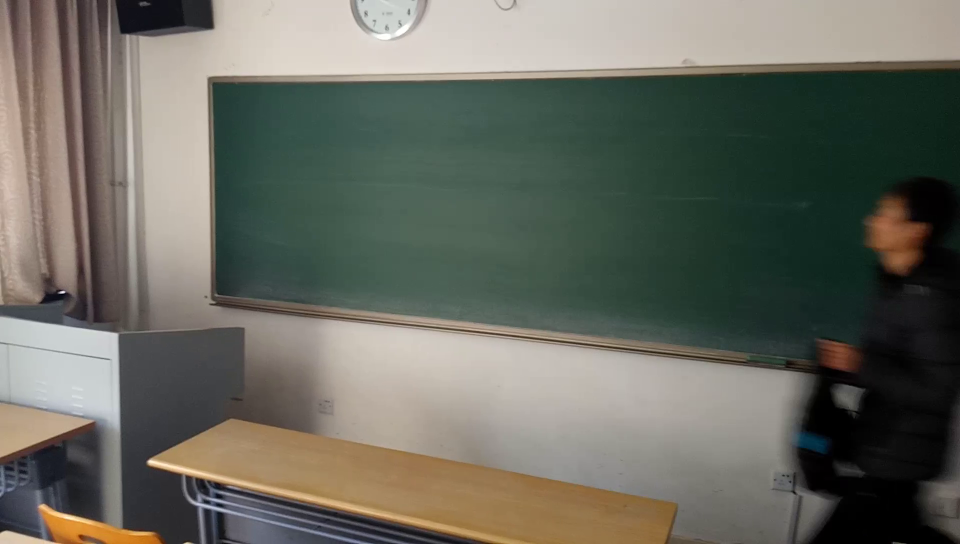
//> input picture frame 14 of mog2/1.mp4, 1920 x 1088 px (shown at 1/2 size)
$ ./mog2Cam   (built with g++ and OpenCV 4)
//> lines starting //> are read from the running program, lines starting //| are printed output that depends on the picture; after the words box and inside, x2 and y2 are one past the last pixel; in counts of white or black regions, pixels touching at a corner belong together
#include <vector>
#include <opencv2/core.hpp>
#include <opencv2/opencv.hpp>
#include <iostream>
#include "opencv2/imgcodecs.hpp"
#include "opencv2/imgproc.hpp"
#include "opencv2/videoio.hpp"
#include <opencv2/highgui.hpp>
#include <opencv2/video.hpp>
using namespace cv;
using namespace std;

const int Train = 100;
int main(int argc, char *argv[])
{
    Ptr<BackgroundSubtractorMOG2> mog = createBackgroundSubtractorMOG2(100, 16*4, false);
    //bgsubtractor->setVarThreshold(20);
    Mat foreGround;
    Mat backGround;
    int trainCounter = 0;

    namedWindow("src");
    namedWindow("foreground");

    VideoCapture cap("1.MP4");//打开默认的摄像头
    if (!cap.isOpened())
    {
        return -1;
    }
    Mat src;
    bool stop = false;
    while (!stop)
    {
        cap >> src;
//> src is the input picture: 1088 rows x 1920 cols, CV_8UC3; mean B, G, R 95.9, 105.6, 104.6

        mog->apply(src, foreGround, 0.005);
//> foreGround: 1088 rows x 1920 cols, CV_8UC1; every value is 255
        // [5 lines of commented-out code are left out]
        imshow("foreground", foreGround);
        if (trainCounter < Train)//训练期间所得结果为不准确结果，不应作为后续
        {
            Mat findc;
            foreGround.copyTo(findc);
            vector<vector<Point>> contours;
            cv::findContours(findc, contours, RETR_EXTERNAL, CHAIN_APPROX_NONE);
//> contours = 1 contour; box (x1, y1, x2, y2) and area: (0, 0, 1920, 1088) 2085953

            //targets.clear();
            const int maxArea = 800;
            size_t s = contours.size();
//> s = 1
            for (size_t i = 0; i < s; i++)
            {
                double area = abs(contourArea(contours[i]));
                if (area > maxArea)
                {
                    Rect mr = boundingRect(Mat(contours[i]));
                    rectangle(src, mr, Scalar(0, 0, 255), 2, 8, 0);
                    //targets.push_back(mr);
                }
            }
//> this loop made 1 pass
//> (area, mr) on pass 1: (2085953, Rect(0, 0, 1920, 1088))
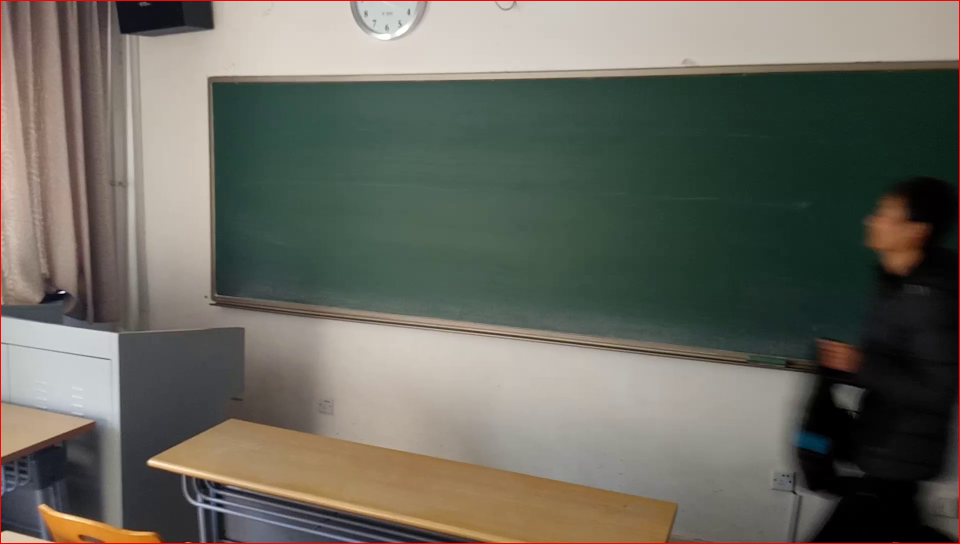
//> src: 1088 rows x 1920 cols, CV_8UC3 (shown at 1/2 size); 0.58% of pixels changed, all inside (x1, y1, x2, y2) = (0, 0, 1920, 1088)
            //string text;
            char text[50];
            sprintf(text, "background training -%d- ...", trainCounter);
            putText(src, text, Point(50, 50), 3, 1, Scalar(0, 255, 255), 2, 8, false);
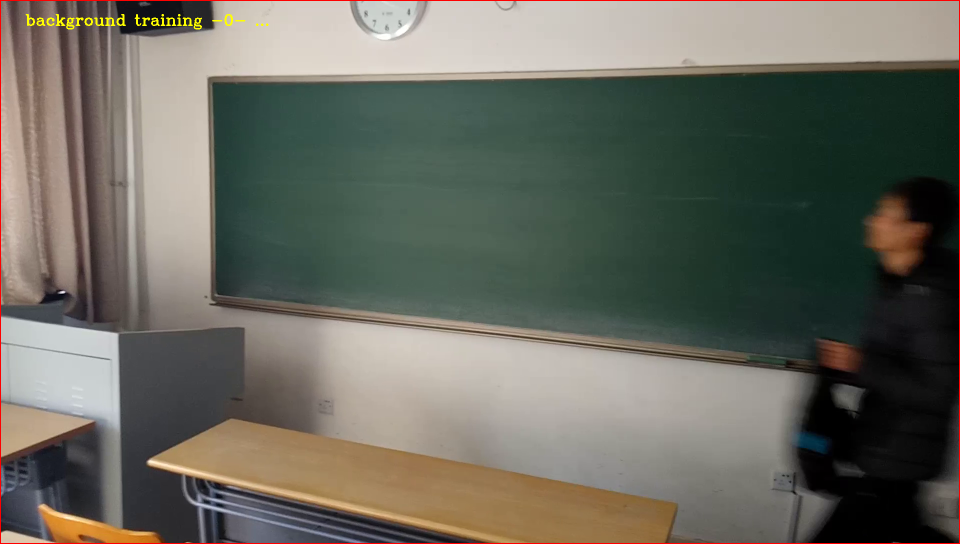
//> src: 1088 rows x 1920 cols, CV_8UC3 (shown at 1/2 size); 0.16% of pixels changed, all inside (x1, y1, x2, y2) = (51, 28, 537, 59)
            //delete[] text;

        } else
        {
            //detects.clear();
            Mat findc;
            foreGround.copyTo(findc);
            vector<vector<Point>> contours;
            cv::findContours(findc, contours, RETR_EXTERNAL, CHAIN_APPROX_NONE);
            const int maxArea = 500;
            size_t s = contours.size();
            RNG rng;
            for (size_t i = 0; i < s; i++)
            {
                double area = abs(contourArea(contours[i]));
                if (area > maxArea)
                {
                    Scalar sca_color = Scalar(rng.uniform(0, 256), rng.uniform(0, 256), rng.uniform(0, 256));
                    Rect mr = boundingRect(Mat(contours[i]));
                    rectangle(src, mr, sca_color, 2, 8, 0);

                    //可以对动态目标进行相应操作
                }
            }
        }
        trainCounter++;
        imshow("src", src);
        if (waitKey(30) == 27) //Esc键退出
//> the Esc key is pressed
        {
            stop = true;
        }
    }
    return 0;
}

$ run again, starting later in the video
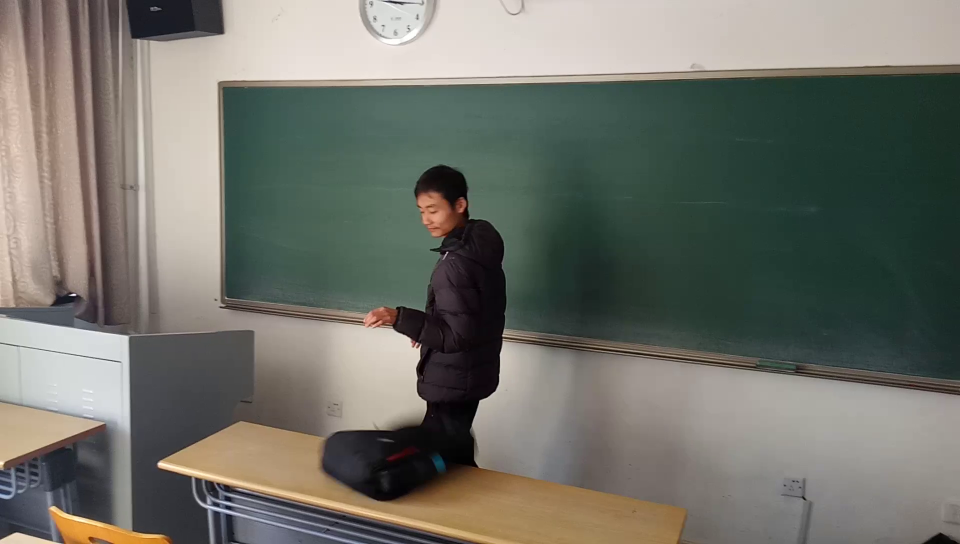
//> input picture frame 65 of mog2/1.mp4, 1920 x 1088 px (shown at 1/2 size)
//> src is the input picture: 1088 rows x 1920 cols, CV_8UC3; mean B, G, R 105.5, 113.7, 112.7
//> foreGround: 1088 rows x 1920 cols, CV_8UC1; every value is 255
//> contours = 1 contour; box (x1, y1, x2, y2) and area: (0, 0, 1920, 1088) 2085953
//> s = 1
//> the loop `for (size_t i = 0; i < s; i++)` made 1 pass
//> (area, mr) on pass 1: (2085953, Rect(0, 0, 1920, 1088))
//> after the loop `for (size_t i = 0; i < s; i++)`:
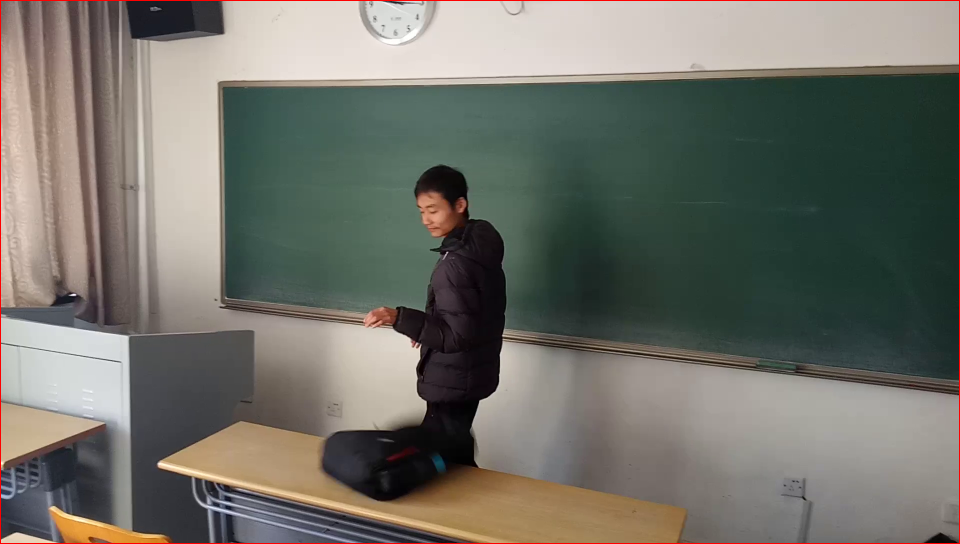
//> src: 1088 rows x 1920 cols, CV_8UC3 (shown at 1/2 size); 0.58% of pixels changed, all inside (x1, y1, x2, y2) = (0, 0, 1920, 1088)
//> `putText(src, text, Point(50, 50), 3, 1, Scalar(0, 255, 255), 2, 8, fal..`:
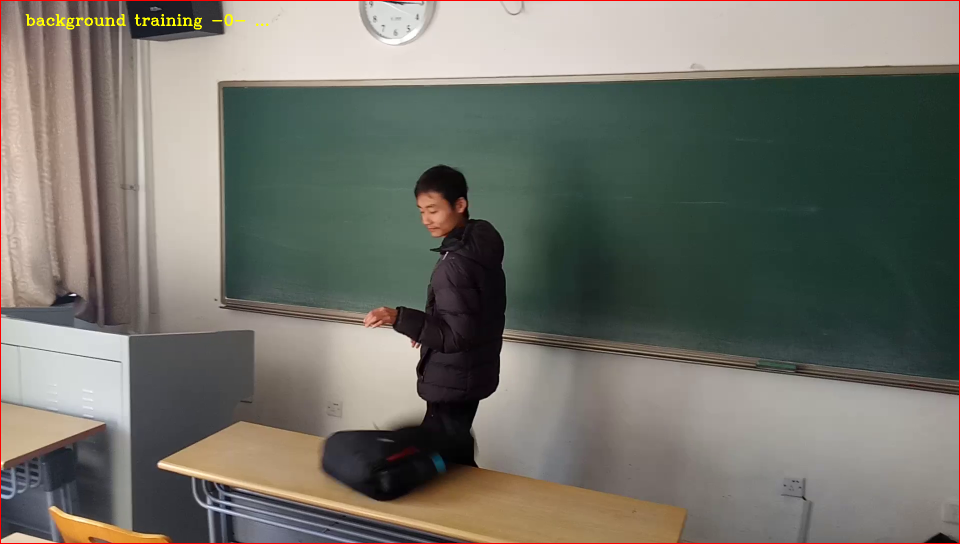
//> src: 1088 rows x 1920 cols, CV_8UC3 (shown at 1/2 size); 0.16% of pixels changed, all inside (x1, y1, x2, y2) = (51, 28, 537, 59)

$ run again, starting later in the video
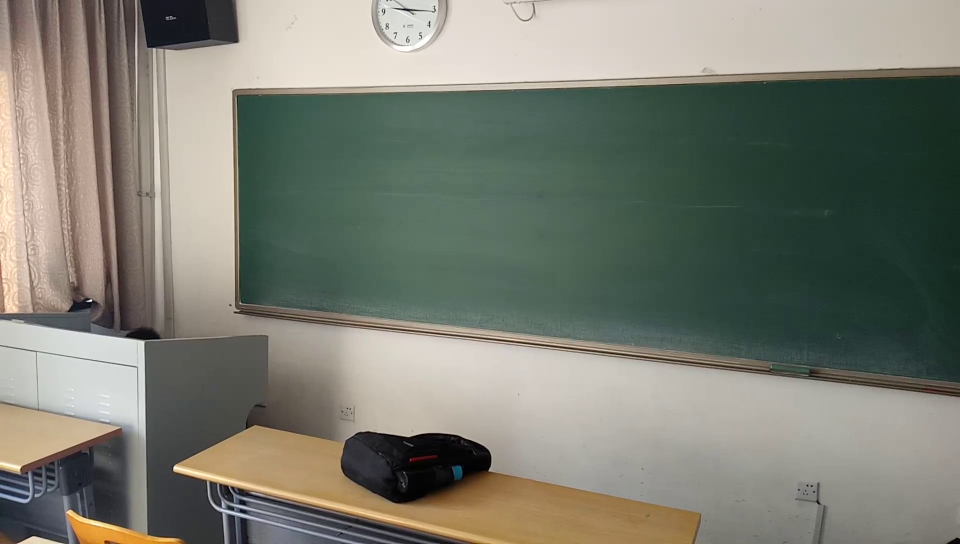
//> input picture frame 116 of mog2/1.mp4, 1920 x 1088 px (shown at 1/2 size)
//> src is the input picture: 1088 rows x 1920 cols, CV_8UC3; mean B, G, R 113.8, 124.8, 122.6
//> foreGround: 1088 rows x 1920 cols, CV_8UC1; every value is 255
//> contours = 1 contour; box (x1, y1, x2, y2) and area: (0, 0, 1920, 1088) 2085953
//> s = 1
//> the loop `for (size_t i = 0; i < s; i++)` made 1 pass
//> (area, mr) on pass 1: (2085953, Rect(0, 0, 1920, 1088))
//> after the loop `for (size_t i = 0; i < s; i++)`:
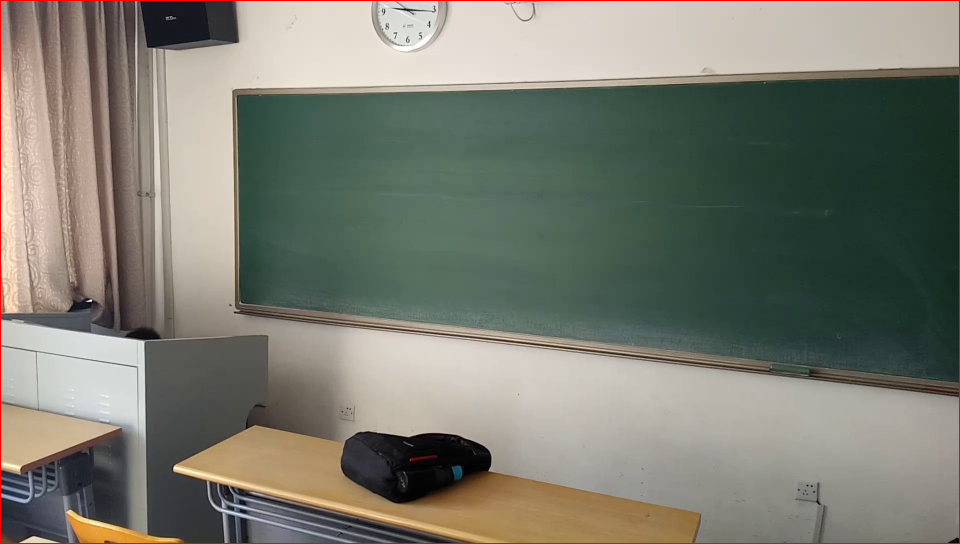
//> src: 1088 rows x 1920 cols, CV_8UC3 (shown at 1/2 size); 0.58% of pixels changed, all inside (x1, y1, x2, y2) = (0, 0, 1920, 1088)
//> `putText(src, text, Point(50, 50), 3, 1, Scalar(0, 255, 255), 2, 8, fal..`:
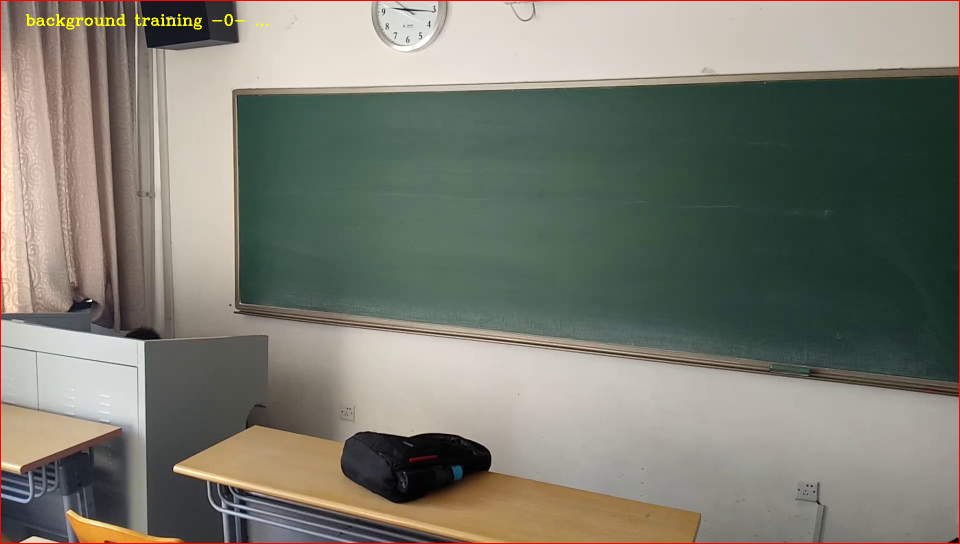
//> src: 1088 rows x 1920 cols, CV_8UC3 (shown at 1/2 size); 0.16% of pixels changed, all inside (x1, y1, x2, y2) = (51, 28, 537, 59)
